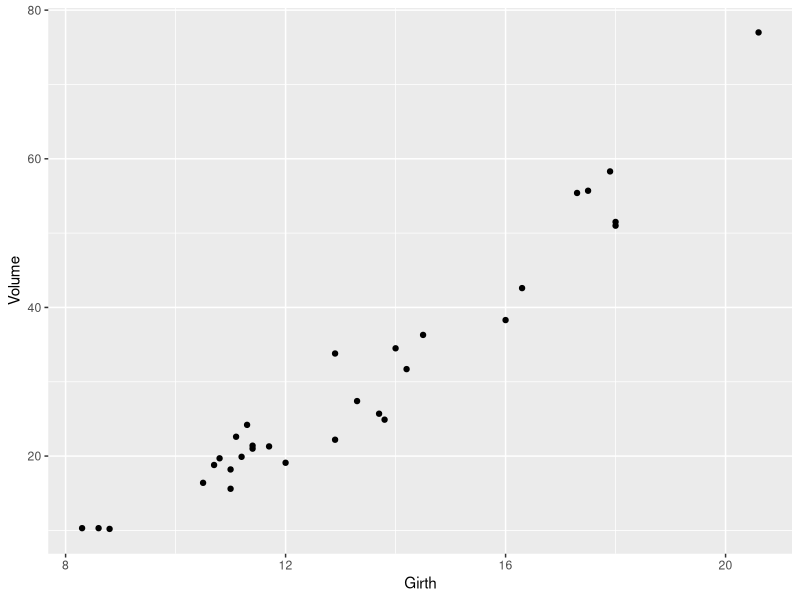

The R source for this figure:
## ---- chunk 1
library(ggplot2)
library(dplyr)


trees %>% 
  ggplot(aes(x = Girth, y = Volume)) +
  geom_point()
